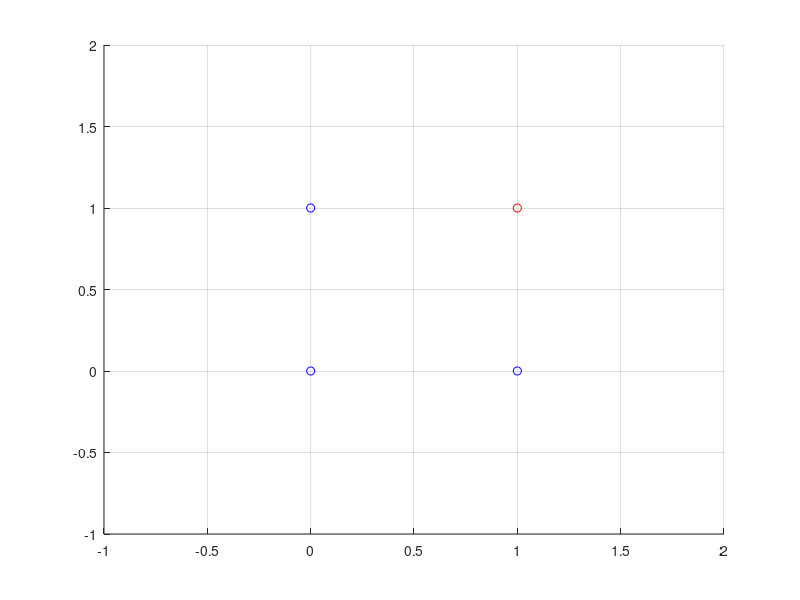

The MATLAB source for this figure: (Note: this script raises an error after producing the figure.)
clear all;
clc;

x = [[1,0,0];[1,1,0];[1,0,1];[1,1,1]]; % bias, x1, x2
d = [0,0,0,1];
[N,n] = size(x);
lr = 0.01;
E = 1;
w = randn(n,1);

 grid on; hold on;
 axis([-1 2 -1 2]);
 for i=1:N
     if d(i) == 0
         plot(x(i,2),x(i,3),'bo');
     else 
         plot(x(i,2),x(i,3),'ro');
     end;
 end;
 
 
% w(2)*x(2) + w(3)*x(3) + w(1) = 0
p1 = -w(1)/w(3);  % w3x3 = -w1 ; w2x2 = 0
p2 = -w(1)/w(2);  % w2x2 = -w1 ; w3x3 = 0
m = p1 / (-p2);

L = linspace(-1,2);
line = plot(L,L * m + p1);

while E ~= 0
    E = 0;
    for i=1:N
        yi = hardlim(x(i,:)*w);
        ei = d(i) - yi;
        w = w + lr * ei * x(i,:)';
        E = E + ei^2;
    end;
    p1 = -w(1)/w(3);
    p2 = -w(1)/w(2);
    m = p1 / (-p2);
    
    pause(0.05)
    delete(line)
    line = plot(L,L * m + p1);
end;

